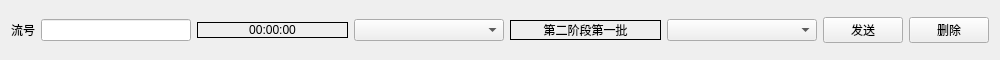
<?xml version="1.0" encoding="UTF-8"?>
<ui version="4.0">
 <class>FlowStatusPanel</class>
 <widget class="QFrame" name="FlowStatusPanel">
  <property name="geometry">
   <rect>
    <x>0</x>
    <y>0</y>
    <width>1000</width>
    <height>60</height>
   </rect>
  </property>
  <property name="minimumSize">
   <size>
    <width>0</width>
    <height>60</height>
   </size>
  </property>
  <property name="maximumSize">
   <size>
    <width>16777215</width>
    <height>16777215</height>
   </size>
  </property>
  <property name="windowTitle">
   <string>Frame</string>
  </property>
  <layout class="QHBoxLayout" name="horizontalLayout">
   <item>
    <widget class="QLabel" name="labelStreamID">
     <property name="frameShape">
      <enum>QFrame::NoFrame</enum>
     </property>
     <property name="frameShadow">
      <enum>QFrame::Plain</enum>
     </property>
     <property name="text">
      <string>流号</string>
     </property>
     <property name="alignment">
      <set>Qt::AlignCenter</set>
     </property>
    </widget>
   </item>
   <item>
    <widget class="QLineEdit" name="lineEditDataFlowNum"/>
   </item>
   <item>
    <widget class="QLabel" name="labelStreamTimeStamp">
     <property name="sizePolicy">
      <sizepolicy hsizetype="Expanding" vsizetype="Fixed">
       <horstretch>0</horstretch>
       <verstretch>0</verstretch>
      </sizepolicy>
     </property>
     <property name="frameShape">
      <enum>QFrame::Box</enum>
     </property>
     <property name="text">
      <string>00:00:00</string>
     </property>
     <property name="alignment">
      <set>Qt::AlignCenter</set>
     </property>
    </widget>
   </item>
   <item>
    <widget class="QComboBox" name="comboBoxSetup">
     <property name="sizePolicy">
      <sizepolicy hsizetype="Expanding" vsizetype="Fixed">
       <horstretch>0</horstretch>
       <verstretch>0</verstretch>
      </sizepolicy>
     </property>
    </widget>
   </item>
   <item>
    <widget class="QLabel" name="labelStreamConfigName">
     <property name="sizePolicy">
      <sizepolicy hsizetype="Expanding" vsizetype="Fixed">
       <horstretch>0</horstretch>
       <verstretch>0</verstretch>
      </sizepolicy>
     </property>
     <property name="frameShape">
      <enum>QFrame::Box</enum>
     </property>
     <property name="text">
      <string>第二阶段第一批</string>
     </property>
     <property name="alignment">
      <set>Qt::AlignCenter</set>
     </property>
    </widget>
   </item>
   <item>
    <widget class="QComboBox" name="comboBoxDataSource">
     <property name="sizePolicy">
      <sizepolicy hsizetype="Expanding" vsizetype="Fixed">
       <horstretch>0</horstretch>
       <verstretch>0</verstretch>
      </sizepolicy>
     </property>
    </widget>
   </item>
   <item>
    <widget class="QPushButton" name="pushButtonStartPause">
     <property name="text">
      <string>发送</string>
     </property>
    </widget>
   </item>
   <item>
    <widget class="QPushButton" name="pushButtonRemove">
     <property name="text">
      <string>删除</string>
     </property>
    </widget>
   </item>
  </layout>
 </widget>
 <resources/>
 <connections/>
</ui>
